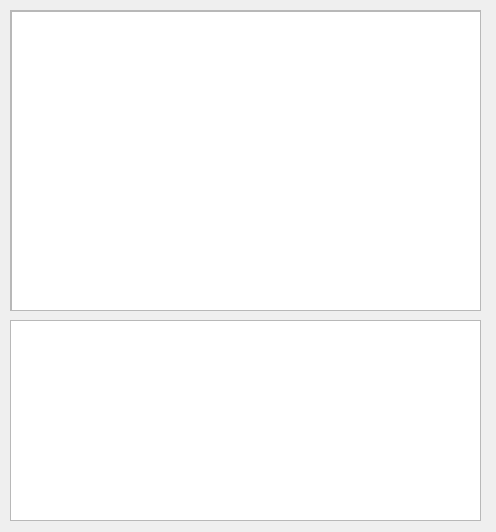
<?xml version="1.0" encoding="UTF-8"?>
<ui version="4.0">
 <class>Form</class>
 <widget class="QWidget" name="Form">
  <property name="geometry">
   <rect>
    <x>0</x>
    <y>0</y>
    <width>496</width>
    <height>532</height>
   </rect>
  </property>
  <property name="windowTitle">
   <string>Form</string>
  </property>
  <widget class="QTableView" name="tableView">
   <property name="geometry">
    <rect>
     <x>10</x>
     <y>320</y>
     <width>471</width>
     <height>201</height>
    </rect>
   </property>
  </widget>
  <widget class="QScrollArea" name="scrollArea">
   <property name="geometry">
    <rect>
     <x>10</x>
     <y>10</y>
     <width>471</width>
     <height>301</height>
    </rect>
   </property>
   <property name="widgetResizable">
    <bool>true</bool>
   </property>
   <widget class="QWidget" name="scrollAreaWidgetContents">
    <property name="geometry">
     <rect>
      <x>0</x>
      <y>0</y>
      <width>469</width>
      <height>299</height>
     </rect>
    </property>
    <widget class="QTextEdit" name="textEdit">
     <property name="geometry">
      <rect>
       <x>0</x>
       <y>0</y>
       <width>471</width>
       <height>301</height>
      </rect>
     </property>
    </widget>
   </widget>
  </widget>
 </widget>
 <resources/>
 <connections/>
</ui>
